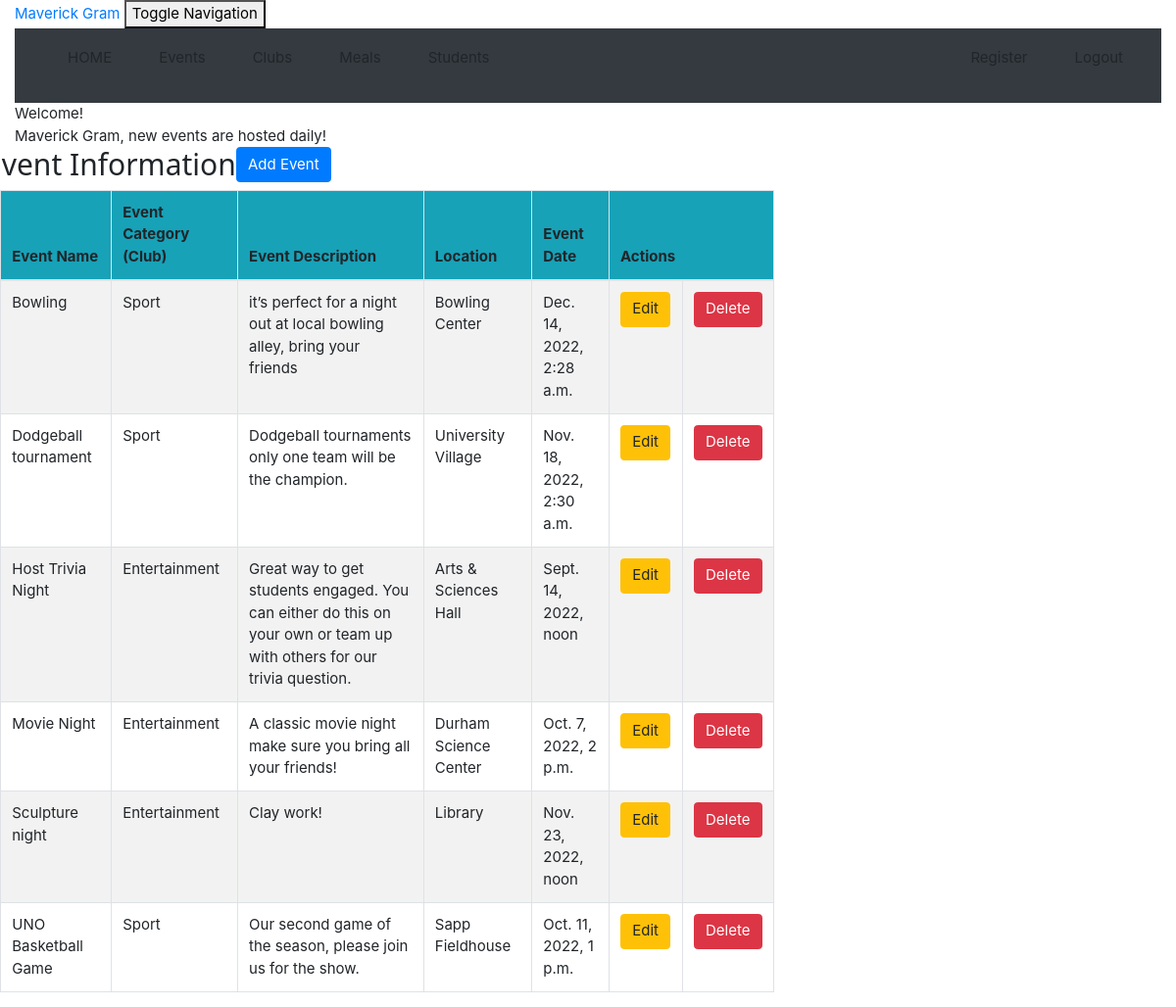
/event_list (signed in), run on the app's committed database.
### crm/models.py (models this page shows, shortened)
class Event(models.Model):
    Club = models.ForeignKey(Club, on_delete=models.CASCADE, related_name='clubs')
    event_name = models.CharField(max_length=50)
    event_category = models.CharField(max_length=100)
    description = models.TextField()
    location = models.CharField(max_length=200)
    event_date = models.DateTimeField(default=timezone.now)

### crm/views.py (the view)
# urls.py: path('event_list', views.event_list, name='event_list'),
@login_required
def event_list(request):
    event = Event.objects.filter()
    return render(request, 'crm/event_list.html',
                  {'events': event})

### crm/templates/crm/event_list.html (shortened to what this page needs)
<!DOCTYPE html>
{% extends 'crm/base.html' %}
{% block content %}
    {% load humanize %}
    <head>
    </head>
    <body class="bodylist">
    <div class="container">
        <div class="panel panel-primary">
            <div class="panel-heading">Welcome!</div>
            <div class="panel-body">
                Maverick Gram, new  events are hosted daily!
            </div>
        </div>
    </div>
    <div class="row">
        <h2>Event Information</h2>
        <td>  <a href="http://127.0.0.1:8000/admin/crm/event/add/"><span
                class="btn btn-primary">Add Event</span></a></td>
    </div>
    <div>
        <table class="table table-striped table-bordered table-hover w-auto">
            <thead>
            <tr class="bg-info">
                <th>Event Name</th>
                <th>Event Category (Club)</th>
                <th>Event Description</th>
                <th>Location</th>
                <th>Event Date</th>
                <th colspan="2">Actions</th>
            </tr>
            </thead>
            <tbody>
            {% for event in events %}
                <tr>
                    <td>{{ event.event_name }}</td>
                    <td>{{ event.event_category }}</td>
                    <td>{{ event.description }}</td>
                    <td>{{ event.location }}</td>
                    <td>{{ event.event_date }}</td>
                    <td><a href="{% url 'crm:event_edit' pk=event.pk %}"
                           class="btn btn-warning">Edit</a>
                    </td>
                    <td><a href="{% url 'crm:event_delete' pk=event.pk %}"
                           onclick="return confirm('Are you sure you want to delete?')"
                           class="btn btn-danger">Delete</a>
                    </td>
                </tr>
            {% endfor %}
            </tbody>
        </table>
    </div>
    </body>
{% endblock %}

### crm/templates/crm/base.html (shortened to what this page needs)
<!DOCTYPE html>
{% load static %}
<html lang="en">
<link rel="stylesheet" href="{% static 'css/w3.css' %}">
<link rel="stylesheet" href="https://cdn.jsdelivr.net/npm/bootstrap@4.6.1/dist/css/bootstrap.min.css">
<div class="container-fluid">
    <div class="navbar-header">
        <a class="navbar-dark" href=""> Maverick Gram
        </a>
        <button type="button" class="navbar-toggle" data-toggle="collapse"
                data-target="#myNavbar" aria-controls="myNavbar">
            Toggle Navigation
        </button>
    </div>
     <nav class="navbar navbar-expand-md bg-dark navbar-light" id="myNavbar">
        <ul class="navbar-nav mr-auto">
            <li class="nav-item active">
                <a href="{% url 'crm:home' %}" class="w3-bar-item w3-button w3-padding-large w3-hover-black"> <p>HOME</p> </a>
            </li>
            <li class="nav-item">
                <a href="{% url 'crm:event_list' %}" href="#events" class="w3-bar-item w3-button w3-padding-large w3-hover-black">  <p>Events</p> </a>
            </li>
            <li class="nav-item">
                <a  href="{% url 'crm:club_list' %}" href="#clubs" class="w3-bar-item w3-button w3-padding-large w3-hover-black">  <p>Clubs</p> </a>
            </li>
            <li class="nav-item active">
                <a href="{% url 'crm:meal_list' %}" href="#meal" class="w3-bar-item w3-button w3-padding-large w3-hover-black">  </i><p>Meals</p> </a>
            </li>
            <li class="nav-item active">
                <a href="{% url 'crm:student_list' %}" class="w3-bar-item w3-button w3-padding-large w3-hover-black"> <p>Students</p> </a>
            </li>
        </ul>
        <ul class="nav navbar-nav ml-auto">
            <li class="nav-item active">
                <a href="{% url 'crm:register' %}" class="w3-bar-item w3-button w3-padding-large w3-hover-black">  <p>Register</p> </a>
            </li>
            {% if user.is_authenticated %}
                <li class="nav-item active">
                    <a href="{% url 'logout' %}" class="w3-bar-item w3-button w3-padding-large w3-hover-black"> <p>Logout</p> </a>
                </li>
            {% else %}
                <li class="nav-item active">
                    <a href="{% url 'login' %}" class="w3-bar-item w3-button w3-padding-large w3-hover-black"> <i class="fa fa-sign-in w3-xxlarge"> </i><p>Login</p> </a>
                </li>
            {% endif %}
        </ul>
    </nav>
</div>
<body id="app-layout">
<div class="row">
    <div class="col-md-8">
        {% block content %}
        {% endblock %}
    </div>
</div>
</body>
</html>

### crm/static/css/w3.css (style rules this page uses)
html { box-sizing:border-box }
*,*:before,*:after { box-sizing:inherit }
html { -ms-text-size-adjust:100%;-webkit-text-size-adjust:100% }
body { margin:0 }
article,aside,details,figcaption,figure,footer,header,main,menu,nav,section { display:block }
a { background-color:transparent }
button,input,select,textarea,optgroup { font:inherit;margin:0 }
button,input { overflow:visible }
button,select { text-transform:none }
button,[type=button],[type=reset],[type=submit] { -webkit-appearance:button }
html,body { font-family:Verdana,sans-serif;font-size:15px;line-height:1.5 }
html { overflow-x:hidden }
h2 { font-size:30px }
h1,h2,h3,h4,h5,h6 { font-family:"Segoe UI",Arial,sans-serif;font-weight:400;margin:10px 0 }
a { color:inherit }
.w3-btn,.w3-button { border:none;display:inline-block;padding:8px 16px;vertical-align:middle;overflow:hidden;text-decoration:none;color:inherit;background-color:inherit;text-align:center;cursor:pointer;white-space:nowrap }
.w3-btn,.w3-button { -webkit-touch-callout:none;-webkit-user-select:none;-khtml-user-select:none;-moz-user-select:none;-ms-user-select:none;user-select:none }
.w3-padding-large { padding:12px 24px!important }

### data on the page
Event: event_name "Bowling", event_category "Sport", description "it’s perfect for a night out at local bowling alley, bring your friends", location "Bowling Center", event_date "Dec. 14, 2022, 2:28 a.m."
Event: event_name "Dodgeball tournament", event_category "Sport", description "Dodgeball tournaments only one team will be the champion.", location "University Village", event_date "Nov. 18, 2022, 2:30 a.m."
Event: event_name "Host Trivia Night", event_category "Entertainment", description "Great way to get students engaged. You can either do this on your own or team up with others for our trivia question.", location "Arts & Sciences Hall", event_date "Sept. 14, 2022, noon"
Event: event_name "Movie Night", event_category "Entertainment", description "A classic movie night make sure you bring all your friends!", location "Durham Science Center", event_date "Oct. 7, 2022, 2 p.m."
Event: event_name "Sculpture night", event_category "Entertainment", description "Clay work!", location "Library", event_date "Nov. 23, 2022, noon"
Event: event_name "UNO Basketball Game", event_category "Sport", description "Our second game of the season, please join us for the show.", location "Sapp Fieldhouse", event_date "Oct. 11, 2022, 1 p.m."
